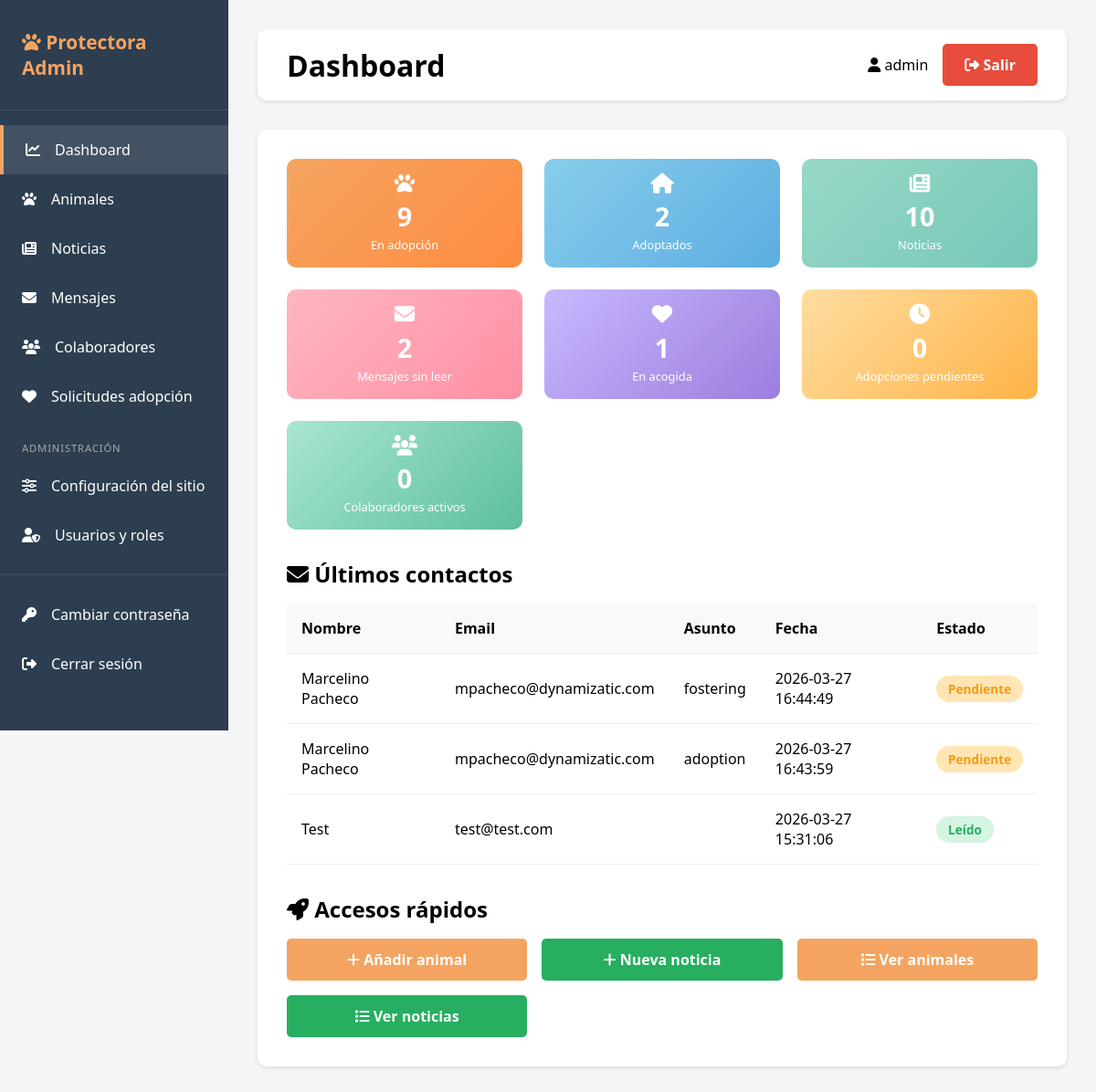
The page /admin/dashboard (signed in) on the database its author committed.
### tables this page shows
CREATE TABLE contacts (
                id INTEGER PRIMARY KEY AUTOINCREMENT,
                name TEXT NOT NULL,
                email TEXT NOT NULL,
                phone TEXT,
                subject TEXT,
                message TEXT,
                read BOOLEAN DEFAULT 0,
                created_at TIMESTAMP DEFAULT CURRENT_TIMESTAMP
            );

### app.py (the view)
@app.route('/admin')
@app.route('/admin/dashboard')
@login_required
def dashboard():
    db = get_db()
    stats = {
        'total_animals': db.execute('SELECT COUNT(*) as count FROM animals WHERE status = "adoption"').fetchone()['count'],
        'total_adopted': db.execute('SELECT COUNT(*) as count FROM animals WHERE status = "adopted"').fetchone()['count'],
        'total_news':    db.execute('SELECT COUNT(*) as count FROM news').fetchone()['count'],
        'unread_contacts': db.execute('SELECT COUNT(*) as count FROM contacts WHERE read = 0').fetchone()['count'],
    }
    try:
        stats['total_foster']    = db.execute('SELECT COUNT(*) as c FROM animals WHERE status = "foster"').fetchone()['c']
        stats['pending_adopt']   = db.execute("SELECT COUNT(*) as c FROM adoption_requests WHERE status = 'pendiente'").fetchone()['c']
        stats['active_collabs']  = db.execute("SELECT COUNT(*) as c FROM collaborators WHERE status = 'activo'").fetchone()['c']
    except Exception:
        stats['total_foster']   = 0
        stats['pending_adopt']  = 0
        stats['active_collabs'] = 0
    rows = db.execute('SELECT status, COUNT(*) as c FROM animals GROUP BY status').fetchall()
    animals_by_status = {r['status']: r['c'] for r in rows}
    rows = db.execute(
        "SELECT strftime('%Y-%m', created_at) as mes, COUNT(*) as c "
        "FROM contacts "
        "GROUP BY strftime('%Y-%m', created_at) "
        "ORDER BY mes DESC LIMIT 6"
    ).fetchall()
    contacts_by_month = [{'mes': r['mes'], 'c': r['c']} for r in reversed(rows)]
    try:
        rows = db.execute('SELECT type, COUNT(*) as c FROM collaborators GROUP BY type').fetchall()
        collabs_by_type = {r['type']: r['c'] for r in rows}
    except Exception:
        collabs_by_type = {}
    recent_contacts = db.execute('SELECT * FROM contacts ORDER BY created_at DESC LIMIT 5').fetchall()
    return render_template(
        'dashboard.html',
        stats=stats,
        contacts=recent_contacts,
        animals_by_status=animals_by_status,
        contacts_by_month=contacts_by_month,
        collabs_by_type=collabs_by_type,
    )

### app.py (called while the page is built)
def get_db():
    if USE_POSTGRES:
        conn = psycopg2.connect(DATABASE_URL)
        conn.cursor_factory = psycopg2.extras.RealDictCursor
        return DatabaseWrapper(conn, is_postgres=True)
    else:
        conn = sqlite3.connect(DATABASE)
        conn.row_factory = sqlite3.Row
        return DatabaseWrapper(conn, is_postgres=False)

def login_required(f):
    @wraps(f)
    def decorated_function(*args, **kwargs):
        if 'user_id' not in session:
            return redirect(url_for('login'))
        return f(*args, **kwargs)
    return decorated_function

    def execute(self, query, params=None):
        if self._is_postgres and '?' in query:
            query = query.replace('?', '%s')
        cursor = self._conn.cursor()
        if params:
            cursor.execute(query, params)
        else:
            cursor.execute(query)
        return cursor

### templates/dashboard.html (shortened to what this page needs)
{% extends "base.html" %}
{% block page_title %}Dashboard{% endblock %}
{% block content %}
<div class="stats-grid">
    <a href="{{ url_for('list_animals') }}?status=adoption" class="stat-card stat-card-link" style="background: linear-gradient(135deg, #F4A460, #FF8C42); padding: 1rem;">
        <i class="fas fa-paw" style="font-size: 1.4rem; margin-bottom: 0.3rem;"></i>
        <h3 style="font-size: 1.8rem; margin-bottom: 0.2rem;">{{ stats.total_animals }}</h3>
        <p style="font-size: 0.8rem; margin: 0;">En adopción</p>
    </a>
    <a href="{{ url_for('list_animals') }}?status=adopted" class="stat-card stat-card-link" style="background: linear-gradient(135deg, #87CEEB, #5DADE2); padding: 1rem;">
        <i class="fas fa-home" style="font-size: 1.4rem; margin-bottom: 0.3rem;"></i>
        <h3 style="font-size: 1.8rem; margin-bottom: 0.2rem;">{{ stats.total_adopted }}</h3>
        <p style="font-size: 0.8rem; margin: 0;">Adoptados</p>
    </a>
    <a href="{{ url_for('list_news') }}" class="stat-card stat-card-link" style="background: linear-gradient(135deg, #98D8C8, #76C7B8); padding: 1rem;">
        <i class="fas fa-newspaper" style="font-size: 1.4rem; margin-bottom: 0.3rem;"></i>
        <h3 style="font-size: 1.8rem; margin-bottom: 0.2rem;">{{ stats.total_news }}</h3>
        <p style="font-size: 0.8rem; margin: 0;">Noticias</p>
    </a>
    <a href="{{ url_for('list_contacts') }}" class="stat-card stat-card-link" style="background: linear-gradient(135deg, #FFB6C1, #FF8FA3); padding: 1rem;">
        <i class="fas fa-envelope" style="font-size: 1.4rem; margin-bottom: 0.3rem;"></i>
        <h3 style="font-size: 1.8rem; margin-bottom: 0.2rem;">{{ stats.unread_contacts }}</h3>
        <p style="font-size: 0.8rem; margin: 0;">Mensajes sin leer</p>
    </a>
    <a href="{{ url_for('list_animals') }}?status=foster" class="stat-card stat-card-link" style="background: linear-gradient(135deg, #C9B8FF, #9B7EDE); padding: 1rem;">
        <i class="fas fa-heart" style="font-size: 1.4rem; margin-bottom: 0.3rem;"></i>
        <h3 style="font-size: 1.8rem; margin-bottom: 0.2rem;">{{ stats.total_foster }}</h3>
        <p style="font-size: 0.8rem; margin: 0;">En acogida</p>
    </a>
    <a href="{{ url_for('list_adoptions') }}" class="stat-card stat-card-link" style="background: linear-gradient(135deg, #FFDDA1, #FFB347); padding: 1rem;">
        <i class="fas fa-clock" style="font-size: 1.4rem; margin-bottom: 0.3rem;"></i>
        <h3 style="font-size: 1.8rem; margin-bottom: 0.2rem;">{{ stats.pending_adopt }}</h3>
        <p style="font-size: 0.8rem; margin: 0;">Adopciones pendientes</p>
    </a>
    <a href="{{ url_for('list_collaborators') }}" class="stat-card stat-card-link" style="background: linear-gradient(135deg, #A8E6CF, #5DBF9D); padding: 1rem;">
        <i class="fas fa-users" style="font-size: 1.4rem; margin-bottom: 0.3rem;"></i>
        <h3 style="font-size: 1.8rem; margin-bottom: 0.2rem;">{{ stats.active_collabs }}</h3>
        <p style="font-size: 0.8rem; margin: 0;">Colaboradores activos</p>
    </a>
</div>
<h2 style="margin-bottom: 1rem;">
    <i class="fas fa-envelope"></i> Últimos contactos
</h2>
{% if contacts %}
<table class="table">
    <thead>
        <tr>
            <th>Nombre</th>
            <th>Email</th>
            <th>Asunto</th>
            <th>Fecha</th>
            <th>Estado</th>
        </tr>
    </thead>
    <tbody>
        {% for contact in contacts %}
        <tr>
            <td>{{ contact.name }}</td>
            <td>{{ contact.email }}</td>
            <td>{{ contact.subject }}</td>
            <td>{{ contact.created_at }}</td>
            <td>
                {% if contact.read %}
                <span class="badge badge-success">Leído</span>
                {% else %}
                <span class="badge badge-warning">Pendiente</span>
                {% endif %}
            </td>
        </tr>
        {% endfor %}
    </tbody>
</table>
{% else %}
<p style="text-align: center; color: #666; padding: 2rem;">No hay mensajes recientes</p>
{% endif %}
<div style="margin-top: 2rem;">
    <h2 style="margin-bottom: 1rem;">
        <i class="fas fa-rocket"></i> Accesos rápidos
    </h2>
    <div style="display: grid; grid-template-columns: repeat(auto-fit, minmax(200px, 1fr)); gap: 1rem;">
        <a href="{{ url_for('new_animal') }}" class="btn btn-primary" style="text-align: center;">
            <i class="fas fa-plus"></i> Añadir animal
        </a>
        <a href="{{ url_for('new_news') }}" class="btn btn-success" style="text-align: center;">
            <i class="fas fa-plus"></i> Nueva noticia
        </a>
        <a href="{{ url_for('list_animals') }}" class="btn btn-primary" style="text-align: center;">
            <i class="fas fa-list"></i> Ver animales
        </a>
        <a href="{{ url_for('list_news') }}" class="btn btn-success" style="text-align: center;">
            <i class="fas fa-list"></i> Ver noticias
        </a>
    </div>
</div>
{% endblock %}

### templates/base.html (shortened to what this page needs)
<!DOCTYPE html>
<html lang="es">
<head>
    <link rel="stylesheet" href="https://cdnjs.cloudflare.com/ajax/libs/font-awesome/6.4.0/css/all.min.css">
</head>
<body>
    {% block body %}
    <div class="admin-wrapper">
        <aside class="sidebar">
            <div class="sidebar-brand">
                <h2><i class="fas fa-paw"></i> Protectora Admin</h2>
            </div>
            <ul class="sidebar-menu">
                <li><a href="{{ url_for('dashboard') }}" {% if request.endpoint == 'dashboard' %}class="active"{% endif %}>
                    <i class="fas fa-chart-line"></i> Dashboard
                </a></li>
                <li><a href="{{ url_for('list_animals') }}" {% if 'animal' in request.endpoint %}class="active"{% endif %}>
                    <i class="fas fa-paw"></i> Animales
                </a></li>
                <li><a href="{{ url_for('list_news') }}" {% if 'news' in request.endpoint %}class="active"{% endif %}>
                    <i class="fas fa-newspaper"></i> Noticias
                </a></li>
                {% if session.role in ['superadmin', 'editor'] %}
                <li><a href="{{ url_for('list_contacts') }}" {% if 'contact' in request.endpoint %}class="active"{% endif %}>
                    <i class="fas fa-envelope"></i> Mensajes
                </a></li>
                <li><a href="{{ url_for('list_collaborators') }}" {% if 'collaborator' in request.endpoint %}class="active"{% endif %}>
                    <i class="fas fa-users"></i> Colaboradores
                </a></li>
                <li><a href="{{ url_for('list_adoptions') }}" {% if 'adoption' in request.endpoint %}class="active"{% endif %}>
                    <i class="fas fa-heart"></i> Solicitudes adopción
                </a></li>
                {% endif %}
                {% if session.role == 'superadmin' %}
                <li style="margin-top: 1rem; padding: 0.4rem 1.5rem; font-size: 0.7rem; text-transform: uppercase; color: #aaa; letter-spacing: 0.08em;">
                    Administración
                </li>
                <li><a href="{{ url_for('admin_settings') }}" {% if request.endpoint == 'admin_settings' %}class="active"{% endif %}>
                    <i class="fas fa-sliders-h"></i> Configuración del sitio
                </a></li>
                <li><a href="{{ url_for('list_users') }}" {% if 'user' in request.endpoint %}class="active"{% endif %}>
                    <i class="fas fa-user-shield"></i> Usuarios y roles
                </a></li>
                {% endif %}
                <li style="margin-top: 1rem; border-top: 1px solid rgba(255,255,255,0.1); padding-top: 1rem;">
                <a href="{{ url_for('change_password') }}" {% if request.endpoint == 'change_password' %}class="active"{% endif %}>
                    <i class="fas fa-key"></i> Cambiar contraseña
                </a></li>
                <li><a href="{{ url_for('logout') }}">
                    <i class="fas fa-sign-out-alt"></i> Cerrar sesión
                </a></li>
            </ul>
        </aside>
        <main class="main-content">
            <div class="topbar">
                <h1>{% block page_title %}Dashboard{% endblock %}</h1>
                <div class="user-menu">
                    <span><i class="fas fa-user"></i> {{ session.username }}</span>
                    <a href="{{ url_for('logout') }}" class="btn btn-danger">
                        <i class="fas fa-sign-out-alt"></i> Salir
                    </a>
                </div>
            </div>
            <div class="content-area">
                {% block content %}{% endblock %}
            </div>
        </main>
    </div>
    {% endblock %}
</body>
</html>

### templates/base.html (style rules this page uses)
* { margin: 0; padding: 0; box-sizing: border-box; }
body { font-family: 'Segoe UI', Tahoma, Geneva, Verdana, sans-serif; background: #f5f5f5; }
.admin-wrapper { display: flex; min-height: 100vh; }
.sidebar { width: 250px; background: #2C3E50; color: white; padding: 2rem 0; position: fixed; height: 100vh; overflow-y: auto; }
.sidebar-brand { padding: 0 1.5rem 2rem; border-bottom: 1px solid rgba(255,255,255,0.1); margin-bottom: 1rem; }
.sidebar-brand h2 { font-size: 1.3rem; color: #F4A460; }
.sidebar-menu { list-style: none; }
.sidebar-menu li a { display: flex; align-items: center; gap: 1rem; padding: 1rem 1.5rem; color: white; text-decoration: none; transition: all 0.3s; }
.sidebar-menu li a:hover, .sidebar-menu li a.active { background: rgba(255,255,255,0.1); border-left: 4px solid #F4A460; }
.main-content { flex: 1; margin-left: 250px; padding: 2rem; }
.topbar { background: white; padding: 1rem 2rem; border-radius: 10px; margin-bottom: 2rem; box-shadow: 0 2px 4px rgba(0,0,0,0.1); display: flex; justify-content: space-between; align-items: center; }
.user-menu { display: flex; align-items: center; gap: 1rem; }
.content-area { background: white; border-radius: 10px; padding: 2rem; box-shadow: 0 2px 4px rgba(0,0,0,0.1); }
.btn { padding: 0.75rem 1.5rem; border: none; border-radius: 5px; cursor: pointer; font-weight: 600; transition: all 0.3s; text-decoration: none; display: inline-block; }
.btn-primary { background: #F4A460; color: white; }
.btn-danger { background: #E74C3C; color: white; }
.btn-success { background: #27AE60; color: white; }
.stats-grid { display: grid; grid-template-columns: repeat(auto-fit, minmax(200px, 1fr)); gap: 1.5rem; margin-bottom: 2rem; }
.stat-card { background: linear-gradient(135deg, #F4A460, #FF8C42); color: white; padding: 1rem; border-radius: 10px; text-align: center; }
.stat-card h3 { font-size: 1.8rem; margin-bottom: 0.2rem; }
.stat-card p { font-size: 0.8rem; margin: 0; }
a.stat-card-link { display: block; text-decoration: none; color: white; cursor: pointer; transition: transform 0.15s ease, box-shadow 0.15s ease; }
.stat-card h3 { font-size: 2.5rem; margin-bottom: 0.5rem; }
.table { width: 100%; border-collapse: collapse; margin-top: 1rem; }
.table th, .table td { padding: 1rem; text-align: left; border-bottom: 1px solid #eee; }
.table th { background: #f8f9fa; font-weight: 600; }
.badge { padding: 0.3rem 0.8rem; border-radius: 15px; font-size: 0.85rem; font-weight: 600; }
.badge-success { background: #D5F5E3; color: #27AE60; }
.badge-warning { background: #FFE5B4; color: #F39C12; }

### rows shown on the page
contacts: name "Marcelino Pacheco", email "mpacheco@dynamizatic.com", subject "fostering", created_at "2026-03-27 16:44:49", read "Pendiente"
contacts: name "Marcelino Pacheco", email "mpacheco@dynamizatic.com", subject "adoption", created_at "2026-03-27 16:43:59", read "Pendiente"
contacts: name "Test", email "test@test.com", created_at "2026-03-27 15:31:06", read "Leído"

### other values the page prints
{{ session.username }} "admin"
{{ stats.total_animals }} "9"
{{ stats.total_adopted }} "2"
{{ stats.total_news }} "10"
{{ stats.unread_contacts }} "2"
{{ stats.total_foster }} "1"
{{ stats.pending_adopt }} "0"
{{ stats.active_collabs }} "0"
